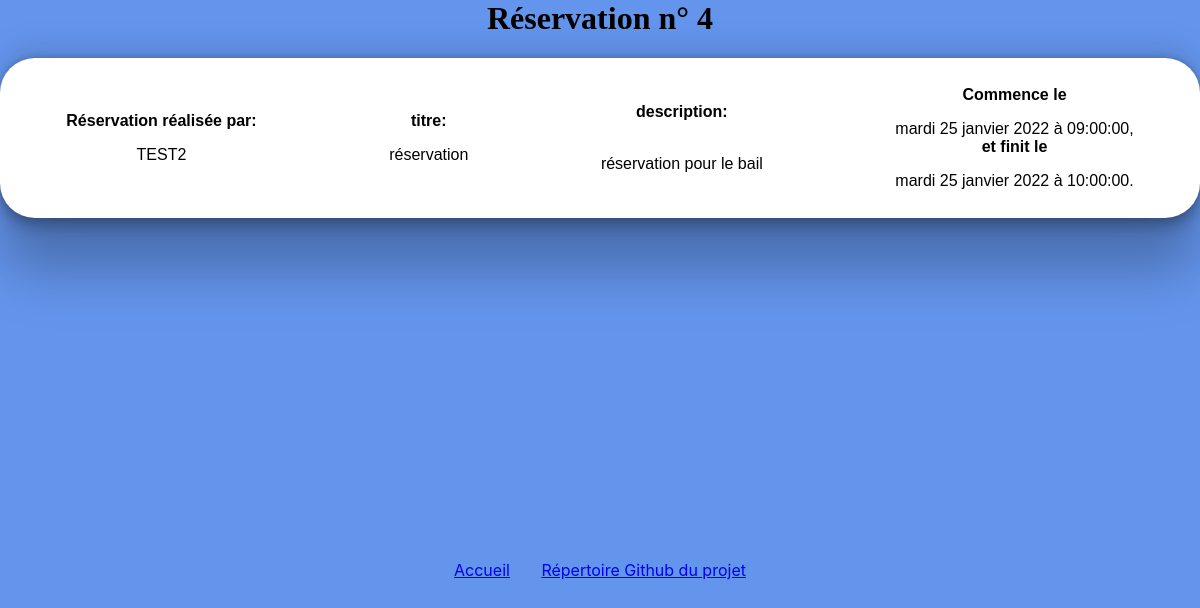
/pages/reservation.php?id=4 (signed in), run on the app's committed database.
### tables this page shows
CREATE TABLE IF NOT EXISTS `reservations` (
  `id` int(11) NOT NULL AUTO_INCREMENT,
  `titre` varchar(255) NOT NULL,
  `description` text NOT NULL,
  `debut` datetime NOT NULL,
  `fin` datetime NOT NULL,
  `id_utilisateur` int(11) NOT NULL,
  PRIMARY KEY (`id`)
);

CREATE TABLE IF NOT EXISTS `utilisateurs` (
  `id` int(11) NOT NULL AUTO_INCREMENT,
  `login` varchar(255) NOT NULL,
  `password` varchar(255) NOT NULL,
  PRIMARY KEY (`id`)
);

### classes/classCrenneau.php (called while the page is built, shortened)
<?php
class Creneaux {
    private $pdo;
    public function __construct(){
        $this->pdo = new PDO('mysql:host=localhost;dbname=reservationsalles', 'root', '', [
            PDO::ATTR_ERRMODE => PDO::ERRMODE_EXCEPTION,
            PDO::ATTR_DEFAULT_FETCH_MODE => PDO::FETCH_ASSOC]);
    }
    public function getEventById(int $id): array {
        $sql = "SELECT reservations.id, reservations.titre, reservations.description, reservations.debut, reservations.fin, utilisateurs.login
            FROM reservations JOIN utilisateurs
            ON utilisateurs.id = reservations.id_utilisateur
            WHERE reservations.id = $id";
        $stmt = $this->pdo->prepare($sql);
        $stmt->execute([':id'=>$id]);
        $results = $stmt->fetch(PDO::FETCH_ASSOC);
        return $results;
    }
}
?>

### pages/reservation.php (the view, shortened to what this page needs)
<?php
require_once('../classes/fonctions.php');
require_once('../classes/classCrenneau.php');
if (isset($_SESSION['id'])) {
    $event = new Creneaux;
    $eventInfos = $event->getEventbyId($_GET["id"]);
    $timestampStart = strtotime($eventInfos['debut']);
    $timestampEnd = strtotime($eventInfos['fin']);
    $formated = new IntlDateFormatter('fr_FR', IntlDateFormatter::FULL, IntlDateFormatter::MEDIUM);
}
else {
    $_SESSION['error'] = "<div class = messagered>Cette page n'a pas été accédé par le planning</div>";
}
?>
<link rel="stylesheet" href="../CSS/reservation.css">
<link rel="stylesheet" href="../style.css">
<main>
<h1> Réservation n° <?php if (isset($_SESSION['id'])) { echo($_GET["id"]);  }?>  </h1>
<?php
    if (isset($_SESSION['error'])):
        echo '<p class="error">' . $_SESSION['error'] . '</p>';
        unset($_SESSION['error']);
    else :
?>
    <section id="booking">
    <article class="Pbooking">
    <p>Réservation réalisée par:</p> <?= $eventInfos['login']; ?>
    </article>
    <article class="Pbooking">
    <p>titre:</p> <?= $eventInfos['titre']; ?>
    </article>
    <article class="Pbooking">
    <p>description:</p><br>
        <?= $eventInfos['description']; ?>
    </article>
    <article class="Pbooking">
    <p>Commence le </p> <?= $formated->format($timestampStart) ?>, <br>
    <p> et finit le </p> <?= $formated->format($timestampEnd); ?>.
    </article>
    </section>
    <?php endif; ?>
</main>

### CSS/reservation.css (style rules this page uses)
h1 { text-align: center; font-family: 'Alfa Slab One', cursive; }
main { min-height: 70vh; }
#booking { display: flex; justify-content: space-around; height: 20vh; background-color: white; border-radius: 35px; box-shadow: rgba(0, 0, 0, 0.25) 0px 54px 55px, rgba(0, 0, 0, 0.12) 0px -12px 30px, rgba(0, 0, 0, 0.12) 0px 4px 6px, rgba(0, 0, 0, 0.17) 0px 12px 13px, rgba(0, 0, 0, 0.09) 0px -3px 5px; }
#booking p { font-family: 'Arimo', sans-serif; }
.Pbooking { display: flex; flex-direction: column; justify-content: center; align-items: center; font-family: 'Arimo', sans-serif; }
.Pbooking p { font-family: 'Alfa Slab One', cursive; font-weight: bold; }

### style.css (style rules this page uses)
* { font-family: -apple-system, BlinkMacSystemFont, 'Segoe UI', Roboto, Oxygen, Ubuntu, Cantarell, 'Open Sans', 'Helvetica Neue', sans-serif; margin-top: 0; margin-left: 0; margin-right: 0; }
.footerlivreor { display: flex; justify-content: center; }
article { overflow-x: hidden; }

### data on the page
reservations: id_utilisateur.login "TEST2", titre "réservation", description "réservation pour le bail", debut "mardi 25 janvier 2022 à 09:00:00", fin "mardi 25 janvier 2022 à 10:00:00"

### other printed values
$_GET["id"] "4"
